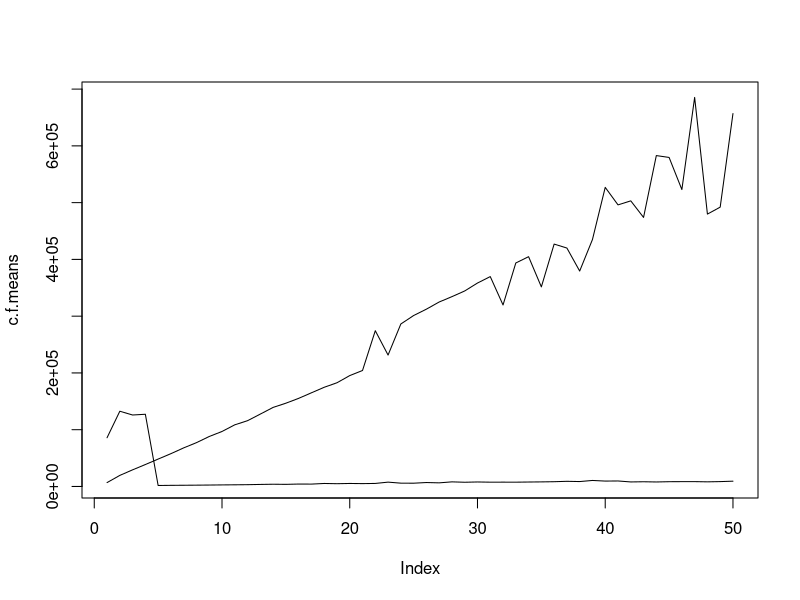
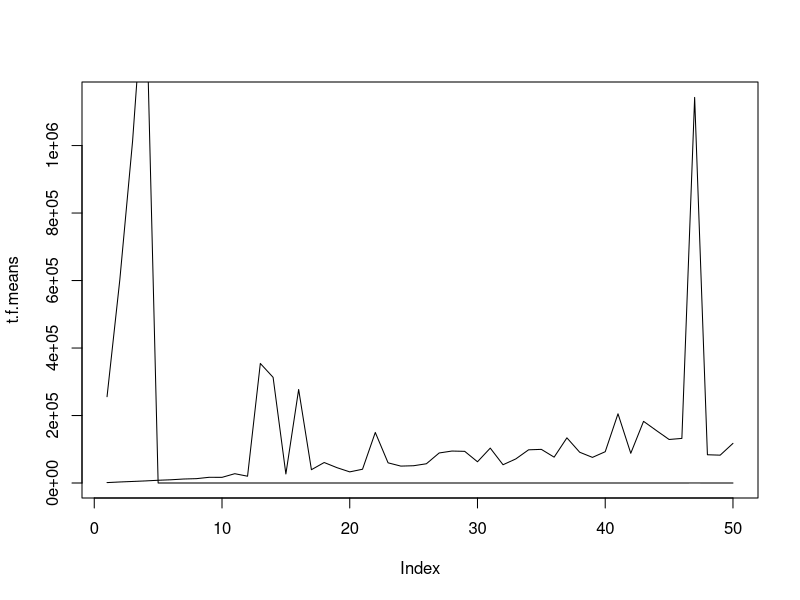

Source code (R) for these figures, in order:
copy.fftwpp <- read.csv("fftwppdatacopy.csv")
trns.fftwpp <- read.csv("fftwpptransformation.csv")
copy.vulkan <- read.csv("vulkandatacopy.csv")
trns.vulkan <- read.csv("vulkantransformation.csv")

c.f.means <- colMeans(copy.fftwpp)
c.v.means <- colMeans(copy.vulkan)
t.f.means <- colMeans(trns.fftwpp)
t.v.means <- colMeans(trns.vulkan)

#par(mfrow=c(1,1))

plot(c.f.means,type='l')
lines(c.v.means)

plot(t.f.means,type='l')
lines(t.v.means)

